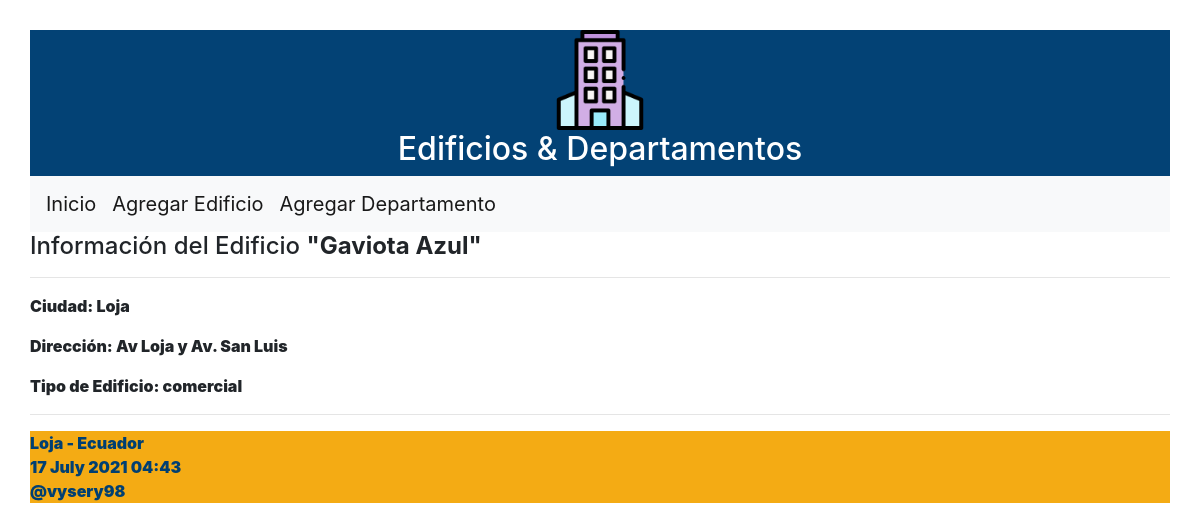
The app's page /edificio/1 with its own data.
### ordenamiento/models.py (models this page shows, shortened)
class Edificio(models.Model):
	opciones_tipo = (
	    ('residencial','Residencial'),
	    ('comercial','Comercial'),
    )
	nombre = models.CharField("Nombre del edificio", max_length=50)
	direccion = models.CharField("Dirección", max_length=50)
	ciudad = models.CharField("Ciudad", max_length=50)
	tipo_edificio = models.CharField("Tipo", max_length=30,
        choices=opciones_tipo)

### ordenamiento/views.py (the view)
# urls.py: path('edificio/<int:id>', views.obtener_edificio,
def obtener_edificio(request, id):
    edificios = Edificio.objects.get(pk=id)
    informacion_template = {'edificios': edificios}
    return render(request, 'obtener_edificio.html', informacion_template)

### ordenamiento/templates/obtener_edificio.html (shortened to what this page needs)
{% extends "master.html" %}
{% block content %}
<h4>Información del Edificio <b>"{{edificios.nombre}}"<b></h4>
<hr>
<p>Ciudad: <b>{{edificios.ciudad}}</b></p>
<p>Dirección: <b>{{edificios.direccion}}</b></p>
<p>Tipo de Edificio: <b>{{edificios.tipo_edificio}}</b></p>
{% endblock %}

### ordenamiento/static/css/estilos.css (style rules this page uses)
body { background: #FEFEFD; padding: 30px; }

### records on screen
Edificio: nombre "Gaviota Azul", ciudad "Loja", direccion "Av Loja y Av. San Luis", tipo_edificio "comercial"
